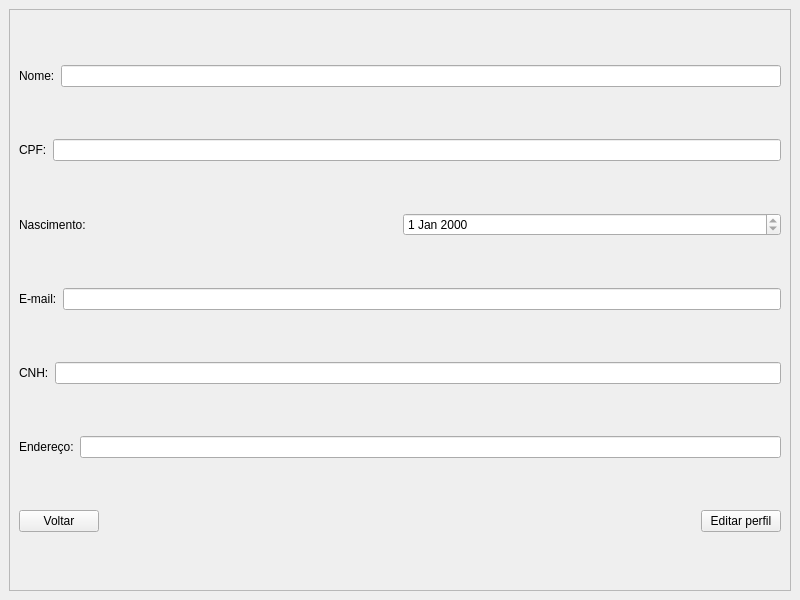
<?xml version="1.0" encoding="UTF-8"?>
<ui version="4.0">
 <class>MainWindow</class>
 <widget class="QMainWindow" name="MainWindow">
  <property name="geometry">
   <rect>
    <x>0</x>
    <y>0</y>
    <width>800</width>
    <height>600</height>
   </rect>
  </property>
  <property name="windowTitle">
   <string>MainWindow</string>
  </property>
  <widget class="QWidget" name="centralwidget">
   <layout class="QVBoxLayout" name="verticalLayout_2">
    <item>
     <widget class="QFrame" name="frame">
      <property name="frameShape">
       <enum>QFrame::StyledPanel</enum>
      </property>
      <property name="frameShadow">
       <enum>QFrame::Raised</enum>
      </property>
      <layout class="QVBoxLayout" name="verticalLayout">
       <item>
        <layout class="QHBoxLayout" name="horizontalLayout">
         <item>
          <widget class="QLabel" name="label">
           <property name="text">
            <string>Nome:</string>
           </property>
          </widget>
         </item>
         <item>
          <widget class="QLineEdit" name="line_nome">
           <property name="readOnly">
            <bool>true</bool>
           </property>
          </widget>
         </item>
        </layout>
       </item>
       <item>
        <layout class="QHBoxLayout" name="horizontalLayout_2">
         <item>
          <widget class="QLabel" name="label_2">
           <property name="text">
            <string>CPF:</string>
           </property>
          </widget>
         </item>
         <item>
          <widget class="QLineEdit" name="line_cpf">
           <property name="readOnly">
            <bool>true</bool>
           </property>
          </widget>
         </item>
        </layout>
       </item>
       <item>
        <layout class="QHBoxLayout" name="horizontalLayout_3">
         <item>
          <widget class="QLabel" name="label_3">
           <property name="text">
            <string>Nascimento:</string>
           </property>
          </widget>
         </item>
         <item>
          <widget class="QDateEdit" name="nascimento">
           <property name="readOnly">
            <bool>true</bool>
           </property>
          </widget>
         </item>
        </layout>
       </item>
       <item>
        <layout class="QHBoxLayout" name="horizontalLayout_4">
         <item>
          <widget class="QLabel" name="label_4">
           <property name="text">
            <string>E-mail:</string>
           </property>
          </widget>
         </item>
         <item>
          <widget class="QLineEdit" name="email">
           <property name="readOnly">
            <bool>true</bool>
           </property>
          </widget>
         </item>
        </layout>
       </item>
       <item>
        <layout class="QHBoxLayout" name="horizontalLayout_5">
         <item>
          <widget class="QLabel" name="label_5">
           <property name="text">
            <string>CNH:</string>
           </property>
          </widget>
         </item>
         <item>
          <widget class="QLineEdit" name="line_cnh">
           <property name="readOnly">
            <bool>true</bool>
           </property>
          </widget>
         </item>
        </layout>
       </item>
       <item>
        <layout class="QHBoxLayout" name="horizontalLayout_6">
         <item>
          <widget class="QLabel" name="label_6">
           <property name="text">
            <string>Endereço:</string>
           </property>
          </widget>
         </item>
         <item>
          <widget class="QLineEdit" name="line_enderco">
           <property name="readOnly">
            <bool>true</bool>
           </property>
          </widget>
         </item>
        </layout>
       </item>
       <item>
        <layout class="QHBoxLayout" name="horizontalLayout_7">
         <item>
          <widget class="QPushButton" name="b_voltar">
           <property name="cursor">
            <cursorShape>PointingHandCursor</cursorShape>
           </property>
           <property name="text">
            <string>Voltar</string>
           </property>
           <property name="icon">
            <iconset>
             <normaloff>../RouteRun (cópia)/Icons/feather/arrow-left-circle.svg</normaloff>../RouteRun (cópia)/Icons/feather/arrow-left-circle.svg</iconset>
           </property>
           <property name="flat">
            <bool>false</bool>
           </property>
          </widget>
         </item>
         <item>
          <spacer name="horizontalSpacer">
           <property name="orientation">
            <enum>Qt::Horizontal</enum>
           </property>
           <property name="sizeHint" stdset="0">
            <size>
             <width>40</width>
             <height>20</height>
            </size>
           </property>
          </spacer>
         </item>
         <item>
          <widget class="QPushButton" name="b_editar">
           <property name="text">
            <string>Editar perfil</string>
           </property>
           <property name="icon">
            <iconset>
             <normaloff>../../Icons/feather/pen-tool.svg</normaloff>../../Icons/feather/pen-tool.svg</iconset>
           </property>
          </widget>
         </item>
        </layout>
       </item>
      </layout>
     </widget>
    </item>
   </layout>
  </widget>
 </widget>
 <resources/>
 <connections/>
</ui>
